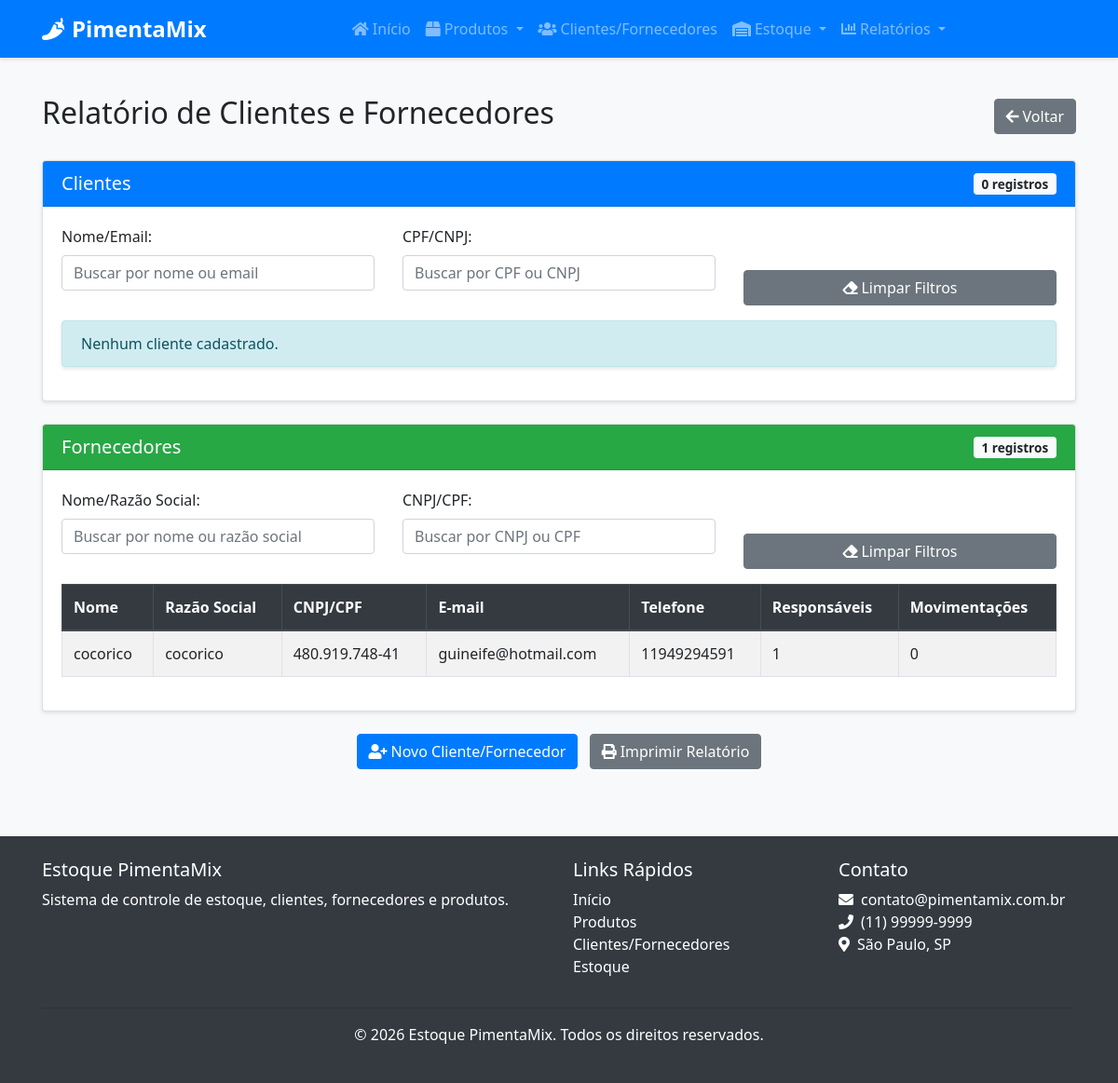
Page /relatorios/clientes-fornecedores on the committed database.
### src/models/cliente_fornecedor.py (models this page shows, shortened)
class ClienteFornecedor(db.Model):
    __tablename__ = 'cliente_fornecedor'
    id = db.Column(db.Integer, primary_key=True)
    nome = db.Column(db.String(100), nullable=False)
    razao_social = db.Column(db.String(100), nullable=True)
    nome_fantasia = db.Column(db.String(100), nullable=True)
    cpf_cnpj = db.Column(db.String(20), nullable=True, unique=True)
    email = db.Column(db.String(100), nullable=False)
    telefone = db.Column(db.String(20), nullable=False)
    endereco = db.Column(db.Text, nullable=True)
    observacoes = db.Column(db.Text, nullable=True)
    eh_cliente = db.Column(db.Boolean, default=False)
    eh_fornecedor = db.Column(db.Boolean, default=False)
    data_cadastro = db.Column(db.DateTime, default=datetime.utcnow)
    responsaveis = db.relationship('Responsavel', backref='cliente_fornecedor', lazy=True, cascade="all, delete-orphan")
    contatos = db.relationship('Contato', backref='cliente_fornecedor', lazy=True, cascade="all, delete-orphan")
    produtos_fornecidos = db.relationship('Produto', backref='fornecedor', lazy=True)
    entradas_estoque = db.relationship('EntradaEstoque', backref='fornecedor', lazy=True)
    saidas_estoque = db.relationship('SaidaEstoque', backref='cliente', lazy=True)

### src/routes/relatorio.py (the view)
@relatorio_bp.route('/clientes-fornecedores')
def clientes_fornecedores():
    clientes = ClienteFornecedor.query.filter_by(eh_cliente=True).all()
    fornecedores = ClienteFornecedor.query.filter_by(eh_fornecedor=True).all()
    for cliente in clientes:
        cliente.total_saidas = SaidaEstoque.query.filter_by(cliente_id=cliente.id).count()
    for fornecedor in fornecedores:
        fornecedor.total_entradas = EntradaEstoque.query.filter_by(fornecedor_id=fornecedor.id).count()
        fornecedor.total_responsaveis = len(fornecedor.responsaveis)
    return render_template('relatorio/clientes_fornecedores.html',
                          clientes=clientes,
                          fornecedores=fornecedores)

### src/templates/relatorio/clientes_fornecedores.html (shortened to what this page needs)
{% extends "base.html" %}
{% block content %}
<div class="container">
    <div class="d-flex justify-content-between align-items-center mb-4">
        <h2>Relatório de Clientes e Fornecedores</h2>
        <a href="{{ url_for('relatorio.index') }}" class="btn btn-secondary">
            <i class="fas fa-arrow-left mr-1"></i>Voltar
        </a>
    </div>
    <div class="card mb-4">
        <div class="card-header bg-primary text-white d-flex justify-content-between align-items-center">
            <h5 class="mb-0">Clientes</h5>
            <span class="badge badge-light" id="contador-clientes">{{ clientes|length }} registros</span>
        </div>
        <div class="card-body">
            <div class="mb-3">
                <div class="row">
                    <div class="col-md-4">
                        <div class="form-group">
                            <label for="cliente-busca">Nome/Email:</label>
                            <input type="text" class="form-control" id="cliente-busca" placeholder="Buscar por nome ou email">
                        </div>
                    </div>
                    <div class="col-md-4">
                        <div class="form-group">
                            <label for="cliente-cpf-cnpj">CPF/CNPJ:</label>
                            <input type="text" class="form-control" id="cliente-cpf-cnpj" placeholder="Buscar por CPF ou CNPJ">
                        </div>
                    </div>
                    <div class="col-md-4 d-flex align-items-end">
                        <button type="button" id="limpar-filtros-cliente" class="btn btn-secondary btn-block">
                            <i class="fas fa-eraser mr-1"></i>Limpar Filtros
                        </button>
                    </div>
                </div>
            </div>
            {% if clientes %}
                <div class="table-container">
                    <table class="table table-striped table-bordered" id="tabela-clientes">
                        <thead class="thead-dark">
                            <tr>
                                <th>Nome</th>
                                <th>CPF/CNPJ</th>
                                <th>E-mail</th>
                                <th>Telefone</th>
                                <th>Endereço</th>
                                <th>Movimentações</th>
                            </tr>
                        </thead>
                        <tbody>
                            {% for cliente in clientes %}
                                <tr data-nome="{{ cliente.nome }}" data-email="{{ cliente.email }}" data-cpf-cnpj="{{ cliente.cpf_cnpj }}">
                                    <td>{{ cliente.nome }}</td>
                                    <td>{{ cliente.cpf_cnpj }}</td>
                                    <td>{{ cliente.email }}</td>
                                    <td>{{ cliente.telefone }}</td>
                                    <td>{{ cliente.endereco or '-' }}</td>
                                    <td>{{ cliente.total_saidas }}</td>
                                </tr>
                            {% endfor %}
                        </tbody>
                    </table>
                </div>
            {% else %}
                <div class="alert alert-info">
                    Nenhum cliente cadastrado.
                </div>
            {% endif %}
        </div>
    </div>
    <div class="card">
        <div class="card-header bg-success text-white d-flex justify-content-between align-items-center">
            <h5 class="mb-0">Fornecedores</h5>
            <span class="badge badge-light" id="contador-fornecedores">{{ fornecedores|length }} registros</span>
        </div>
        <div class="card-body">
            <div class="mb-3">
                <div class="row">
                    <div class="col-md-4">
                        <div class="form-group">
                            <label for="fornecedor-busca">Nome/Razão Social:</label>
                            <input type="text" class="form-control" id="fornecedor-busca" placeholder="Buscar por nome ou razão social">
                        </div>
                    </div>
                    <div class="col-md-4">
                        <div class="form-group">
                            <label for="fornecedor-cpf-cnpj">CNPJ/CPF:</label>
                            <input type="text" class="form-control" id="fornecedor-cpf-cnpj" placeholder="Buscar por CNPJ ou CPF">
                        </div>
                    </div>
                    <div class="col-md-4 d-flex align-items-end">
                        <button type="button" id="limpar-filtros-fornecedor" class="btn btn-secondary btn-block">
                            <i class="fas fa-eraser mr-1"></i>Limpar Filtros
                        </button>
                    </div>
                </div>
            </div>
            {% if fornecedores %}
                <div class="table-container">
                    <table class="table table-striped table-bordered" id="tabela-fornecedores">
                        <thead class="thead-dark">
                            <tr>
                                <th>Nome</th>
                                <th>Razão Social</th>
                                <th>CNPJ/CPF</th>
                                <th>E-mail</th>
                                <th>Telefone</th>
                                <th>Responsáveis</th>
                                <th>Movimentações</th>
                            </tr>
                        </thead>
                        <tbody>
                            {% for fornecedor in fornecedores %}
                                <tr data-nome="{{ fornecedor.nome }}" data-razao="{{ fornecedor.razao_social or '' }}" data-cpf-cnpj="{{ fornecedor.cpf_cnpj }}">
                                    <td>{{ fornecedor.nome }}</td>
                                    <td>{{ fornecedor.razao_social or '-' }}</td>
                                    <td>{{ fornecedor.cpf_cnpj }}</td>
                                    <td>{{ fornecedor.email }}</td>
                                    <td>{{ fornecedor.telefone }}</td>
                                    <td>{{ fornecedor.total_responsaveis }}</td>
                                    <td>{{ fornecedor.total_entradas }}</td>
                                </tr>
                            {% endfor %}
                        </tbody>
                    </table>
                </div>
            {% else %}
                <div class="alert alert-info">
                    Nenhum fornecedor cadastrado.
                </div>
            {% endif %}
        </div>
    </div>
    <div class="mt-4 text-center">
        <a href="{{ url_for('cliente_fornecedor.novo') }}" class="btn btn-primary mr-2">
            <i class="fas fa-user-plus mr-1"></i>Novo Cliente/Fornecedor
        </a>
        <button onclick="window.print()" class="btn btn-secondary">
            <i class="fas fa-print mr-1"></i>Imprimir Relatório
        </button>
    </div>
</div>
{% endblock %}

### src/static/css/style.css (style rules this page uses)
body { font-family: 'Segoe UI', Tahoma, Geneva, Verdana, sans-serif; background-color: #f8f9fa; }
.card { box-shadow: 0 2px 4px rgba(0, 0, 0, 0.1); transition: all 0.3s ease; margin-bottom: 20px; }
.card-header { font-weight: bold; }
.btn i { margin-right: 5px; }
.table thead th { background-color: #343a40; color: white; border-color: #454d55; }
.table-striped tbody tr:nth-of-type(odd) { background-color: rgba(0, 0, 0, 0.05); }
.alert { border-radius: 0.25rem; box-shadow: 0 2px 4px rgba(0, 0, 0, 0.1); }
.badge { font-size: 85%; font-weight: 600; padding: 0.35em 0.65em; }

### src/templates/relatorio/clientes_fornecedores.html (style rules this page uses)
.table-container { max-height: 400px; overflow-y: auto; }
.table-container thead th { position: sticky; top: 0; background-color: #343a40; z-index: 1; }

### rows in the picture
ClienteFornecedor: nome "cocorico", razao_social "cocorico", cpf_cnpj "480.919.748-41", email "guineife@hotmail.com", telefone "11949294591", total_responsaveis "1", total_entradas "0"

### other values in the picture
{{ clientes|length }} "0"
{{ fornecedores|length }} "1"
